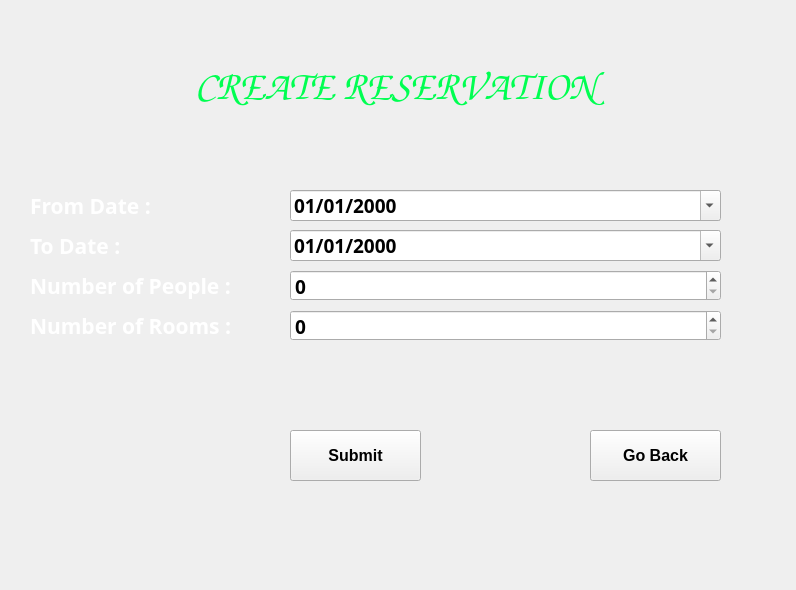
<?xml version="1.0" encoding="UTF-8"?>
<ui version="4.0">
 <class>RestaurantMenu</class>
 <widget class="QMainWindow" name="RestaurantMenu">
  <property name="geometry">
   <rect>
    <x>0</x>
    <y>0</y>
    <width>796</width>
    <height>590</height>
   </rect>
  </property>
  <property name="windowTitle">
   <string>MainWindow</string>
  </property>
  <widget class="QWidget" name="centralwidget">
   <widget class="QLabel" name="label_2">
    <property name="geometry">
     <rect>
      <x>30</x>
      <y>40</y>
      <width>731</width>
      <height>91</height>
     </rect>
    </property>
    <property name="palette">
     <palette>
      <active>
       <colorrole role="WindowText">
        <brush brushstyle="SolidPattern">
         <color alpha="255">
          <red>0</red>
          <green>255</green>
          <blue>81</blue>
         </color>
        </brush>
       </colorrole>
      </active>
      <inactive>
       <colorrole role="WindowText">
        <brush brushstyle="SolidPattern">
         <color alpha="255">
          <red>0</red>
          <green>255</green>
          <blue>81</blue>
         </color>
        </brush>
       </colorrole>
      </inactive>
      <disabled>
       <colorrole role="WindowText">
        <brush brushstyle="SolidPattern">
         <color alpha="255">
          <red>120</red>
          <green>120</green>
          <blue>120</blue>
         </color>
        </brush>
       </colorrole>
      </disabled>
     </palette>
    </property>
    <property name="font">
     <font>
      <family>Comic Sans MS</family>
      <pointsize>30</pointsize>
      <weight>75</weight>
      <bold>true</bold>
     </font>
    </property>
    <property name="cursor">
     <cursorShape>PointingHandCursor</cursorShape>
    </property>
    <property name="text">
     <string>CREATE RESERVATION</string>
    </property>
    <property name="alignment">
     <set>Qt::AlignCenter</set>
    </property>
   </widget>
   <widget class="QLabel" name="label_7">
    <property name="geometry">
     <rect>
      <x>30</x>
      <y>190</y>
      <width>161</width>
      <height>31</height>
     </rect>
    </property>
    <property name="palette">
     <palette>
      <active>
       <colorrole role="WindowText">
        <brush brushstyle="SolidPattern">
         <color alpha="255">
          <red>255</red>
          <green>255</green>
          <blue>255</blue>
         </color>
        </brush>
       </colorrole>
      </active>
      <inactive>
       <colorrole role="WindowText">
        <brush brushstyle="SolidPattern">
         <color alpha="255">
          <red>255</red>
          <green>255</green>
          <blue>255</blue>
         </color>
        </brush>
       </colorrole>
      </inactive>
      <disabled>
       <colorrole role="WindowText">
        <brush brushstyle="SolidPattern">
         <color alpha="255">
          <red>120</red>
          <green>120</green>
          <blue>120</blue>
         </color>
        </brush>
       </colorrole>
      </disabled>
     </palette>
    </property>
    <property name="font">
     <font>
      <family>Bahnschrift SemiBold</family>
      <pointsize>16</pointsize>
      <weight>75</weight>
      <bold>true</bold>
     </font>
    </property>
    <property name="text">
     <string>From Date :</string>
    </property>
   </widget>
   <widget class="QLabel" name="label_8">
    <property name="geometry">
     <rect>
      <x>30</x>
      <y>230</y>
      <width>171</width>
      <height>31</height>
     </rect>
    </property>
    <property name="palette">
     <palette>
      <active>
       <colorrole role="WindowText">
        <brush brushstyle="SolidPattern">
         <color alpha="255">
          <red>255</red>
          <green>255</green>
          <blue>255</blue>
         </color>
        </brush>
       </colorrole>
      </active>
      <inactive>
       <colorrole role="WindowText">
        <brush brushstyle="SolidPattern">
         <color alpha="255">
          <red>255</red>
          <green>255</green>
          <blue>255</blue>
         </color>
        </brush>
       </colorrole>
      </inactive>
      <disabled>
       <colorrole role="WindowText">
        <brush brushstyle="SolidPattern">
         <color alpha="255">
          <red>120</red>
          <green>120</green>
          <blue>120</blue>
         </color>
        </brush>
       </colorrole>
      </disabled>
     </palette>
    </property>
    <property name="font">
     <font>
      <family>Bahnschrift SemiBold</family>
      <pointsize>16</pointsize>
      <weight>75</weight>
      <bold>true</bold>
     </font>
    </property>
    <property name="text">
     <string>To Date :</string>
    </property>
   </widget>
   <widget class="QPushButton" name="SubmitBt">
    <property name="geometry">
     <rect>
      <x>290</x>
      <y>430</y>
      <width>131</width>
      <height>51</height>
     </rect>
    </property>
    <property name="font">
     <font>
      <pointsize>12</pointsize>
      <weight>75</weight>
      <bold>true</bold>
     </font>
    </property>
    <property name="text">
     <string>Submit</string>
    </property>
   </widget>
   <widget class="QPushButton" name="BackBt">
    <property name="geometry">
     <rect>
      <x>590</x>
      <y>430</y>
      <width>131</width>
      <height>51</height>
     </rect>
    </property>
    <property name="font">
     <font>
      <pointsize>12</pointsize>
      <weight>75</weight>
      <bold>true</bold>
     </font>
    </property>
    <property name="text">
     <string>Go Back</string>
    </property>
   </widget>
   <widget class="QDateEdit" name="ToDate">
    <property name="geometry">
     <rect>
      <x>290</x>
      <y>230</y>
      <width>431</width>
      <height>31</height>
     </rect>
    </property>
    <property name="font">
     <font>
      <family>Bahnschrift SemiBold</family>
      <pointsize>14</pointsize>
      <weight>75</weight>
      <bold>true</bold>
     </font>
    </property>
    <property name="currentSection">
     <enum>QDateTimeEdit::DaySection</enum>
    </property>
    <property name="displayFormat">
     <string>dd/MM/yyyy</string>
    </property>
    <property name="calendarPopup">
     <bool>true</bool>
    </property>
   </widget>
   <widget class="QDateEdit" name="FromDate">
    <property name="geometry">
     <rect>
      <x>290</x>
      <y>190</y>
      <width>431</width>
      <height>31</height>
     </rect>
    </property>
    <property name="font">
     <font>
      <family>Bahnschrift SemiBold</family>
      <pointsize>14</pointsize>
      <weight>75</weight>
      <bold>true</bold>
     </font>
    </property>
    <property name="currentSection">
     <enum>QDateTimeEdit::DaySection</enum>
    </property>
    <property name="displayFormat">
     <string>dd/MM/yyyy</string>
    </property>
    <property name="calendarPopup">
     <bool>true</bool>
    </property>
   </widget>
   <widget class="QLabel" name="label_9">
    <property name="geometry">
     <rect>
      <x>30</x>
      <y>270</y>
      <width>241</width>
      <height>31</height>
     </rect>
    </property>
    <property name="palette">
     <palette>
      <active>
       <colorrole role="WindowText">
        <brush brushstyle="SolidPattern">
         <color alpha="255">
          <red>255</red>
          <green>255</green>
          <blue>255</blue>
         </color>
        </brush>
       </colorrole>
      </active>
      <inactive>
       <colorrole role="WindowText">
        <brush brushstyle="SolidPattern">
         <color alpha="255">
          <red>255</red>
          <green>255</green>
          <blue>255</blue>
         </color>
        </brush>
       </colorrole>
      </inactive>
      <disabled>
       <colorrole role="WindowText">
        <brush brushstyle="SolidPattern">
         <color alpha="255">
          <red>120</red>
          <green>120</green>
          <blue>120</blue>
         </color>
        </brush>
       </colorrole>
      </disabled>
     </palette>
    </property>
    <property name="font">
     <font>
      <family>Bahnschrift SemiBold</family>
      <pointsize>16</pointsize>
      <weight>75</weight>
      <bold>true</bold>
     </font>
    </property>
    <property name="text">
     <string>Number of People :</string>
    </property>
   </widget>
   <widget class="QLabel" name="label_10">
    <property name="geometry">
     <rect>
      <x>30</x>
      <y>310</y>
      <width>241</width>
      <height>31</height>
     </rect>
    </property>
    <property name="palette">
     <palette>
      <active>
       <colorrole role="WindowText">
        <brush brushstyle="SolidPattern">
         <color alpha="255">
          <red>255</red>
          <green>255</green>
          <blue>255</blue>
         </color>
        </brush>
       </colorrole>
      </active>
      <inactive>
       <colorrole role="WindowText">
        <brush brushstyle="SolidPattern">
         <color alpha="255">
          <red>255</red>
          <green>255</green>
          <blue>255</blue>
         </color>
        </brush>
       </colorrole>
      </inactive>
      <disabled>
       <colorrole role="WindowText">
        <brush brushstyle="SolidPattern">
         <color alpha="255">
          <red>120</red>
          <green>120</green>
          <blue>120</blue>
         </color>
        </brush>
       </colorrole>
      </disabled>
     </palette>
    </property>
    <property name="font">
     <font>
      <family>Bahnschrift SemiBold</family>
      <pointsize>16</pointsize>
      <weight>75</weight>
      <bold>true</bold>
     </font>
    </property>
    <property name="text">
     <string>Number of Rooms :</string>
    </property>
   </widget>
   <widget class="QSpinBox" name="NofP">
    <property name="geometry">
     <rect>
      <x>290</x>
      <y>270</y>
      <width>431</width>
      <height>31</height>
     </rect>
    </property>
    <property name="font">
     <font>
      <family>Bahnschrift SemiBold</family>
      <pointsize>14</pointsize>
      <weight>75</weight>
      <bold>true</bold>
     </font>
    </property>
   </widget>
   <widget class="QSpinBox" name="NofR">
    <property name="geometry">
     <rect>
      <x>290</x>
      <y>310</y>
      <width>431</width>
      <height>31</height>
     </rect>
    </property>
    <property name="font">
     <font>
      <family>Bahnschrift SemiBold</family>
      <pointsize>14</pointsize>
      <weight>75</weight>
      <bold>true</bold>
     </font>
    </property>
   </widget>
   <widget class="QLabel" name="label">
    <property name="geometry">
     <rect>
      <x>0</x>
      <y>0</y>
      <width>801</width>
      <height>601</height>
     </rect>
    </property>
    <property name="text">
     <string/>
    </property>
    <property name="pixmap">
     <pixmap>960x0.jpg</pixmap>
    </property>
    <property name="scaledContents">
     <bool>true</bool>
    </property>
   </widget>
   <zorder>label</zorder>
   <zorder>label_2</zorder>
   <zorder>label_7</zorder>
   <zorder>label_8</zorder>
   <zorder>SubmitBt</zorder>
   <zorder>BackBt</zorder>
   <zorder>ToDate</zorder>
   <zorder>FromDate</zorder>
   <zorder>label_9</zorder>
   <zorder>label_10</zorder>
   <zorder>NofP</zorder>
   <zorder>NofR</zorder>
  </widget>
 </widget>
 <resources>
  <include location="background.qrc"/>
 </resources>
 <connections/>
</ui>
